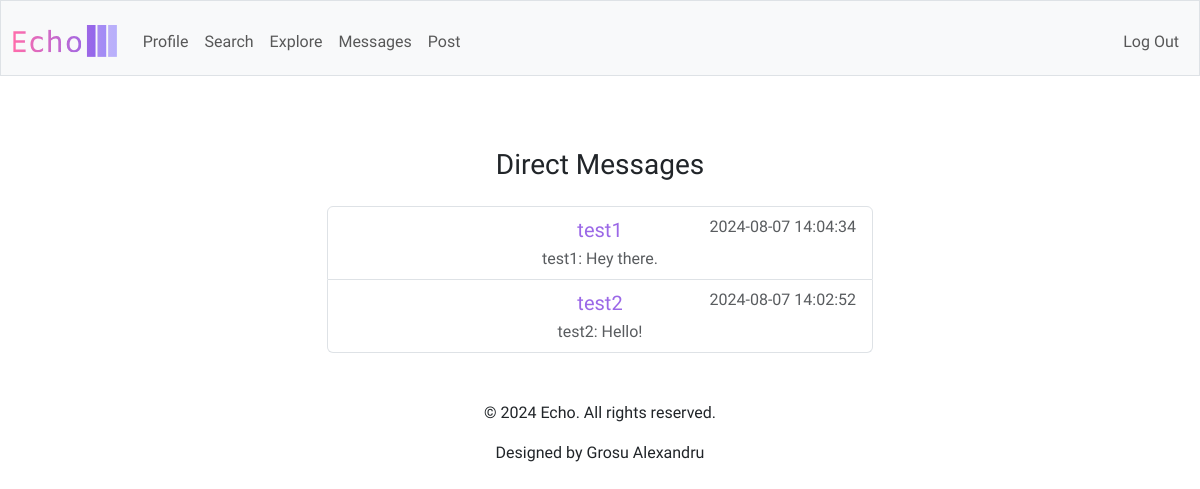
/messages (signed in), run on the app's committed database.
### tables this page shows
CREATE TABLE conversations (
    id INTEGER PRIMARY KEY AUTOINCREMENT,
    created_at TIMESTAMP DEFAULT CURRENT_TIMESTAMP
);

### app.py (the view)
@app.route('/messages')
@login_required
def messages():
    user_id = session['user_id']
    conversations = db.execute('''
        SELECT c.id, u.username,
               MAX(m.created_at) AS last_message_time,
               lm.content AS last_message,
               lm.sender_username AS last_message_sender
        FROM conversations c
        JOIN conversation_participants cp1 ON c.id = cp1.conversation_id
        JOIN conversation_participants cp2 ON c.id = cp2.conversation_id
        JOIN users u ON cp2.user_id = u.id
        LEFT JOIN messages m ON c.id = m.conversation_id
        LEFT JOIN (
            SELECT m2.conversation_id,
                   m2.content,
                   u2.username AS sender_username
            FROM messages m2
            JOIN users u2 ON u2.id = m2.sender_id
            WHERE m2.created_at = (
                SELECT MAX(m3.created_at)
                FROM messages m3
                WHERE m3.conversation_id = m2.conversation_id
            )
        ) lm ON c.id = lm.conversation_id
        WHERE cp1.user_id = ?
          AND cp2.user_id != cp1.user_id
          AND NOT EXISTS (
              SELECT 1 FROM blocks b
              WHERE b.blocker_id = cp1.user_id AND b.blocked_id = cp2.user_id
          )
        GROUP BY c.id, u.username, lm.content, lm.sender_username
        ORDER BY last_message_time DESC
    ''', user_id)
    return render_template('messages.html', conversations=conversations)

### app.py (called while the page is built)
@app.after_request
def after_request(response):
    response.headers["Cache-Control"] = "no-cache, no-store, must-revalidate"
    response.headers["Expires"] = 0
    response.headers["Pragma"] = "no-cache"
    return response

### helpers.py (called while the page is built)
def login_required(f):
    @wraps(f)
    def decorated_function(*args, **kwargs):
        if session.get("user_id") is None:
            return redirect("/login")
        return f(*args, **kwargs)
    return decorated_function

### templates/messages.html (shortened to what this page needs)
{% extends "layout.html" %}
{% block main %}
    <div class="container">
        <h3 class="my-4">Direct Messages</h3>
        {% if conversations %}
            <ul class="list-group mx-auto w-50">
                {% for conversation in conversations %}
                    <li class="list-group-item position-relative">
                        <a href="{{ url_for('conversation', conversation_id=conversation['id']) }}" class="purple text-decoration-none position-absolute start-50 translate-middle-x fs-5">
                            {{ conversation['username'] }}
                        </a>
                        <span class="text-muted position-relative float-end">{{ conversation['last_message_time'] }}</span>
                        <br>
                        <div class="mt-2 text-muted position-relative text-center text-truncate" style="max-width: 100%;">
                            {% if conversation['last_message_sender'] == session['username'] %}
                                You: {{ conversation['last_message'] }}
                            {% else %}
                                {{ conversation['last_message_sender'] }}: {{ conversation['last_message'] }}
                            {% endif %}
                        </div>
                    </li>
                {% endfor %}
            </ul>
        {% else %}
            <div class="d-flex justify-content-center align-items-center" style="height: 300px;">
                <p class="text-center text-muted">You don’t have any direct messages yet. Start a conversation with someone to get chatting!</p>
            </div>
        {% endif %}
    </div>
{% endblock %}

### static/styles.css (style rules this page uses)
body { font-family: "Amiko", sans-serif; }
.purple { color: #9b68e7; }

### data on the page
conversations: username "test1", last_message_time "2024-08-07 14:04:34", last_message_sender "test1", last_message "Hey there."
conversations: username "test2", last_message_time "2024-08-07 14:02:52", last_message_sender "test2", last_message "Hello!"
